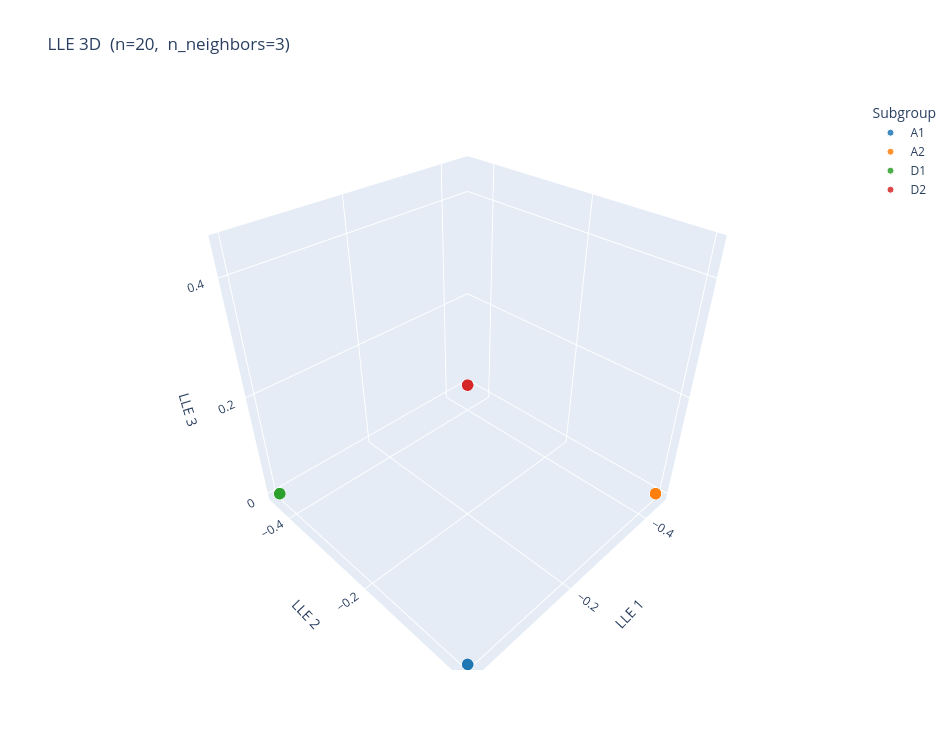

This figure's notebook cell:
### Markdown cell above
#### LLE — 3D

Locally Linear Embedding preserves local geometry rather than global distances, complementing the t-SNE view. Drag to rotate.

### Code cell
plot_lle(embeddings, result, output_path=None)

### Figure 1 — Plotly figure (JSON) as saved in the notebook; plotly's stock layout.template omitted (floating-point values rounded to 4 significant figures)
{"data": [{"hovertemplate": "%{text}<extra>A1</extra>", "marker": {"color": "#1f77b4", "line": {"color": "white", "width": 1}, "opacity": 0.85, "size": 7}, "mode": "markers", "name": "A1", "text": ["images/A1/pai-1NY5xYvV.png", "images/A1/pai-3Dab9LlQ.png", "images/A1/pai-3OXbEPn6.png", "images/A1/pai-f38SBAd9.png", "images/A1/pai-FvearqMK.png"], "type": "scatter3d", "x": [0, 0, 0, 0, 0], "y": [0, 0, 0, 0, 0], "z": [0, 0, 0, 0, 0]}, {"hovertemplate": "%{text}<extra>A2</extra>", "marker": {"color": "#ff7f0e", "line": {"color": "white", "width": 1}, "opacity": 0.85, "size": 7}, "mode": "markers", "name": "A2", "text": ["images/A2/pai-26WHawSw.png", "images/A2/pai-dkPCBr8L.png", "images/A2/pai-DZKRM3dU.png", "images/A2/pai-Ejp0NKNw.png", "images/A2/pai-GhQu5RLm.png"], "type": "scatter3d", "x": [-0.4472, -0.4472, -0.4472, -0.4472, -0.4472], "y": [0, 0, 0, 0, 0], "z": [0, 0, 0, 0, 0]}, {"hovertemplate": "%{text}<extra>D1</extra>", "marker": {"color": "#2ca02c", "line": {"color": "white", "width": 1}, "opacity": 0.85, "size": 7}, "mode": "markers", "name": "D1", "text": ["images/D1/pai-6DJYEp8X.png", "images/D1/pai-79OPrdAS.png", "images/D1/pai-7aipYdIM.png", "images/D1/pai-8R9gk2PK.png", "images/D1/pai-BLSTub91.png"], "type": "scatter3d", "x": [0, 0, 0, 0, 0], "y": [-0.4472, -0.4472, -0.4472, -0.4472, -0.4472], "z": [0, 0, 0, 0, 0]}, {"hovertemplate": "%{text}<extra>D2</extra>", "marker": {"color": "#d62728", "line": {"color": "white", "width": 1}, "opacity": 0.85, "size": 7}, "mode": "markers", "name": "D2", "text": ["images/D2/pai-7SvYku65.png", "images/D2/pai-84MMLArI.png", "images/D2/pai-hzCkAxJC.png", "images/D2/pai-U1jTMm7E.png", "images/D2/pai-UEFhLLhV.png"], "type": "scatter3d", "x": [0, 0, 0, 0, 0], "y": [0, 0, 0, 0, 0], "z": [0.4472, 0.4472, 0.4472, 0.4472, 0.4472]}], "layout": {"height": 750, "legend": {"font": {"size": 12}, "title": {"text": "Subgroup"}}, "paper_bgcolor": "white", "scene": {"bgcolor": "white", "xaxis": {"title": {"text": "LLE 1"}}, "yaxis": {"title": {"text": "LLE 2"}}, "zaxis": {"title": {"text": "LLE 3"}}}, "title": {"font": {"size": 17}, "text": "LLE 3D  (n=20,  n_neighbors=3)"}, "width": 950}}
